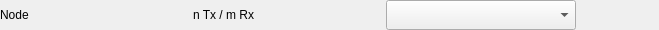
<?xml version="1.0" encoding="UTF-8"?>
<ui version="4.0">
 <class>C_CieDbcImportNodeAssignmentItemWidget</class>
 <widget class="QWidget" name="C_CieDbcImportNodeAssignmentItemWidget">
  <property name="geometry">
   <rect>
    <x>0</x>
    <y>0</y>
    <width>659</width>
    <height>30</height>
   </rect>
  </property>
  <property name="windowTitle">
   <string>C_CieDbcImportNodeAssignmentItemWidget</string>
  </property>
  <layout class="QHBoxLayout" name="horizontalLayout" stretch="0,0,0,0">
   <property name="spacing">
    <number>3</number>
   </property>
   <property name="leftMargin">
    <number>0</number>
   </property>
   <property name="topMargin">
    <number>0</number>
   </property>
   <property name="rightMargin">
    <number>5</number>
   </property>
   <property name="bottomMargin">
    <number>0</number>
   </property>
   <item>
    <widget class="stw::opensyde_gui_elements::C_OgeLabToolTipBase" name="pc_LabImportNode">
     <property name="styleRole" stdset="0">
      <string>group-item</string>
     </property>
     <property name="minimumSize">
      <size>
       <width>190</width>
       <height>0</height>
      </size>
     </property>
     <property name="maximumSize">
      <size>
       <width>190</width>
       <height>16777215</height>
      </size>
     </property>
     <property name="text">
      <string>Node</string>
     </property>
    </widget>
   </item>
   <item>
    <widget class="stw::opensyde_gui_elements::C_OgeLabToolTipBase" name="pc_LabInfo">
     <property name="styleRole" stdset="0">
      <string>group-item</string>
     </property>
     <property name="minimumSize">
      <size>
       <width>190</width>
       <height>0</height>
      </size>
     </property>
     <property name="maximumSize">
      <size>
       <width>190</width>
       <height>16777215</height>
      </size>
     </property>
     <property name="text">
      <string>n Tx / m Rx</string>
     </property>
    </widget>
   </item>
   <item>
    <widget class="stw::opensyde_gui_elements::C_OgeCbxText" name="pc_CbxOsyNodes">
     <property name="sizePolicy">
      <sizepolicy hsizetype="Expanding" vsizetype="Fixed">
       <horstretch>0</horstretch>
       <verstretch>0</verstretch>
      </sizepolicy>
     </property>
     <property name="minimumSize">
      <size>
       <width>190</width>
       <height>30</height>
      </size>
     </property>
     <property name="maximumSize">
      <size>
       <width>190</width>
       <height>30</height>
      </size>
     </property>
    </widget>
   </item>
   <item>
    <spacer name="horizontalSpacer">
     <property name="orientation">
      <enum>Qt::Horizontal</enum>
     </property>
     <property name="sizeHint" stdset="0">
      <size>
       <width>0</width>
       <height>0</height>
      </size>
     </property>
    </spacer>
   </item>
  </layout>
 </widget>
 <customwidgets>
  <customwidget>
   <class>stw::opensyde_gui_elements::C_OgeLabToolTipBase</class>
   <extends>QLabel</extends>
   <header>C_OgeLabToolTipBase.hpp</header>
  </customwidget>
  <customwidget>
   <class>stw::opensyde_gui_elements::C_OgeCbxText</class>
   <extends>QComboBox</extends>
   <header>C_OgeCbxText.hpp</header>
  </customwidget>
 </customwidgets>
 <resources/>
 <connections/>
</ui>
